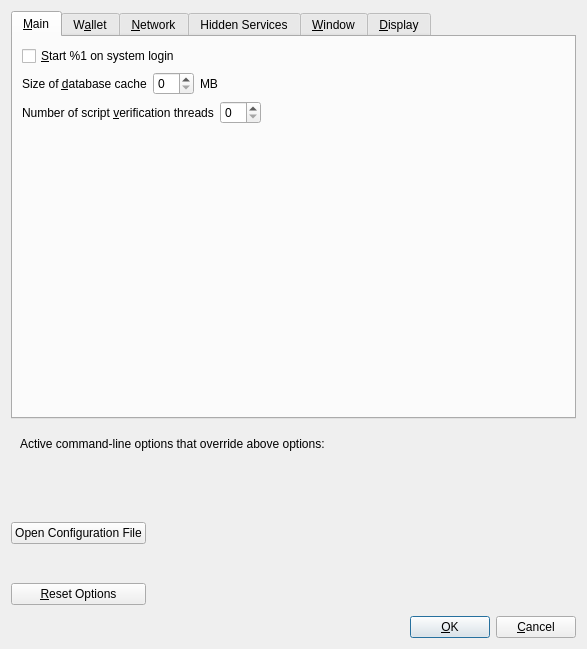
<?xml version="1.0" encoding="UTF-8"?>
<ui version="4.0">
 <class>OptionsDialog</class>
 <widget class="QDialog" name="OptionsDialog">
  <property name="geometry">
   <rect>
    <x>0</x>
    <y>0</y>
    <width>587</width>
    <height>649</height>
   </rect>
  </property>
  <property name="windowTitle">
   <string>Options</string>
  </property>
  <property name="modal">
   <bool>true</bool>
  </property>
  <layout class="QVBoxLayout" name="verticalLayout">
   <item>
    <widget class="QTabWidget" name="tabWidget">
     <property name="currentIndex">
      <number>0</number>
     </property>
     <widget class="QWidget" name="tabMain">
      <attribute name="title">
       <string>&amp;Main</string>
      </attribute>
      <layout class="QVBoxLayout" name="verticalLayout_Main">
       <item>
        <widget class="QCheckBox" name="komodoAtStartup">
         <property name="toolTip">
          <string>Automatically start %1 after logging in to the system.</string>
         </property>
         <property name="text">
          <string>&amp;Start %1 on system login</string>
         </property>
        </widget>
       </item>
       <item>
        <layout class="QHBoxLayout" name="horizontalLayout_2_Main">
         <item>
          <widget class="QLabel" name="databaseCacheLabel">
           <property name="text">
            <string>Size of &amp;database cache</string>
           </property>
           <property name="textFormat">
            <enum>Qt::PlainText</enum>
           </property>
           <property name="buddy">
            <cstring>databaseCache</cstring>
           </property>
          </widget>
         </item>
         <item>
          <widget class="QSpinBox" name="databaseCache"/>
         </item>
         <item>
          <widget class="QLabel" name="databaseCacheUnitLabel">
           <property name="text">
            <string>MB</string>
           </property>
           <property name="textFormat">
            <enum>Qt::PlainText</enum>
           </property>
          </widget>
         </item>
         <item>
          <spacer name="horizontalSpacer_2_Main">
           <property name="orientation">
            <enum>Qt::Horizontal</enum>
           </property>
           <property name="sizeHint" stdset="0">
            <size>
             <width>40</width>
             <height>20</height>
            </size>
           </property>
          </spacer>
         </item>
        </layout>
       </item>
       <item>
        <layout class="QHBoxLayout" name="horizontalLayout_3_Main">
         <item>
          <widget class="QLabel" name="threadsScriptVerifLabel">
           <property name="text">
            <string>Number of script &amp;verification threads</string>
           </property>
           <property name="textFormat">
            <enum>Qt::PlainText</enum>
           </property>
           <property name="buddy">
            <cstring>threadsScriptVerif</cstring>
           </property>
          </widget>
         </item>
         <item>
          <widget class="QSpinBox" name="threadsScriptVerif">
           <property name="toolTip">
            <string>(0 = auto, &lt;0 = leave that many cores free)</string>
           </property>
          </widget>
         </item>
         <item>
          <spacer name="horizontalSpacer_3_Main">
           <property name="orientation">
            <enum>Qt::Horizontal</enum>
           </property>
           <property name="sizeHint" stdset="0">
            <size>
             <width>40</width>
             <height>20</height>
            </size>
           </property>
          </spacer>
         </item>
        </layout>
       </item>
       <item>
        <spacer name="verticalSpacer_Main">
         <property name="orientation">
          <enum>Qt::Vertical</enum>
         </property>
         <property name="sizeHint" stdset="0">
          <size>
           <width>20</width>
           <height>40</height>
          </size>
         </property>
        </spacer>
       </item>
      </layout>
     </widget>
     <widget class="QWidget" name="tabWallet">
      <attribute name="title">
       <string>W&amp;allet</string>
      </attribute>
      <layout class="QVBoxLayout" name="verticalLayout_7">
       <item>
        <spacer name="verticalSpacer_3">
         <property name="orientation">
          <enum>Qt::Vertical</enum>
         </property>
         <property name="sizeHint" stdset="0">
          <size>
           <width>20</width>
           <height>14</height>
          </size>
         </property>
        </spacer>
       </item>
       <item>
        <widget class="QGroupBox" name="groupBox_3">
         <property name="minimumSize">
          <size>
           <width>0</width>
           <height>200</height>
          </size>
         </property>
         <property name="title">
          <string>Wallet Functions</string>
         </property>
         <layout class="QGridLayout" name="gridLayout_5">
          <item row="6" column="0">
           <widget class="QCheckBox" name="saplingConsolidationEnabled">
            <property name="toolTip">
             <string>Enable automatic creation of consolidation transactions to reduce walle size and number of active notes.</string>
            </property>
            <property name="text">
             <string>&amp;Enable Consolidation</string>
            </property>
           </widget>
          </item>
          <item row="4" column="0">
           <widget class="QCheckBox" name="enableHexEncoding">
            <property name="text">
             <string>Enable Hex Memos (valid hex strings will not be re-encoded)</string>
            </property>
           </widget>
          </item>
          <item row="0" column="0">
           <widget class="QCheckBox" name="enableOfflineSigning">
            <property name="toolTip">
             <string>Allow the creation and authorisation of transactions to be split. Authorisation occurrs on a machine that is not connected to the internet</string>
            </property>
            <property name="text">
             <string>Enable Offline Signing</string>
            </property>
           </widget>
          </item>
          <item row="5" column="0">
           <widget class="QCheckBox" name="enableDeleteTx">
            <property name="toolTip">
             <string>Enable or Disable DeleteTx</string>
            </property>
            <property name="text">
             <string>Enable deleteTx</string>
            </property>
           </widget>
          </item>
          <item row="1" column="0" colspan="2">
           <widget class="QFrame" name="frameOfflineSigning">
            <layout class="QGridLayout" name="gridLayout">
             <item row="0" column="1">
              <widget class="QRadioButton" name="rbOfflineSigning_Spend">
               <property name="toolTip">
                <string>This wallet acts as the online participant that creates the transaction. The (extended) viewing key of the spending address is required. Access to the blockchain is required via an internet connection.</string>
               </property>
               <property name="text">
                <string>Spend
(Online mode)</string>
               </property>
              </widget>
             </item>
             <item row="0" column="3">
              <spacer name="hsOfflineSigning2">
               <property name="orientation">
                <enum>Qt::Horizontal</enum>
               </property>
               <property name="sizeHint" stdset="0">
                <size>
                 <width>40</width>
                 <height>0</height>
                </size>
               </property>
              </spacer>
             </item>
             <item row="0" column="0">
              <spacer name="hsOfflineSigning1">
               <property name="orientation">
                <enum>Qt::Horizontal</enum>
               </property>
               <property name="sizeType">
                <enum>QSizePolicy::Fixed</enum>
               </property>
               <property name="sizeHint" stdset="0">
                <size>
                 <width>40</width>
                 <height>0</height>
                </size>
               </property>
              </spacer>
             </item>
             <item row="0" column="2">
              <widget class="QRadioButton" name="rbOfflineSigning_Sign">
               <property name="toolTip">
                <string>This wallet acts as the offline participant that signs the transaction. The (extended) spending key of the spending address is required. Access to the blockchain is not required.</string>
               </property>
               <property name="text">
                <string>Sign
(Offline mode)</string>
               </property>
              </widget>
             </item>
            </layout>
           </widget>
          </item>
         </layout>
        </widget>
       </item>
       <item>
        <spacer name="verticalSpacer_2">
         <property name="orientation">
          <enum>Qt::Vertical</enum>
         </property>
         <property name="sizeHint" stdset="0">
          <size>
           <width>20</width>
           <height>13</height>
          </size>
         </property>
        </spacer>
       </item>
       <item>
        <widget class="QGroupBox" name="groupBox_2">
         <property name="title">
          <string>Troubleshooting</string>
         </property>
         <layout class="QVBoxLayout" name="verticalLayout_3">
          <item>
           <widget class="QCheckBox" name="chkReindex">
            <property name="toolTip">
             <string>Reindex on restart</string>
            </property>
            <property name="text">
             <string>Reindex</string>
            </property>
           </widget>
          </item>
          <item>
           <widget class="QCheckBox" name="chkZapWalletTxes">
            <property name="toolTip">
             <string>Remove all wallet transaction and rescan the blockchain for all transactions.</string>
            </property>
            <property name="text">
             <string>Zap Wallet Transactions and Rescan</string>
            </property>
           </widget>
          </item>
          <item>
           <widget class="QCheckBox" name="chkBootstrap">
            <property name="toolTip">
             <string>Reset wallet data using the downloadable bootstrap.</string>
            </property>
            <property name="text">
             <string>Reindex and Rescan with bootstrap</string>
            </property>
           </widget>
          </item>
         </layout>
        </widget>
       </item>
       <item>
        <spacer name="verticalSpacer_4">
         <property name="orientation">
          <enum>Qt::Vertical</enum>
         </property>
         <property name="sizeHint" stdset="0">
          <size>
           <width>20</width>
           <height>14</height>
          </size>
         </property>
        </spacer>
       </item>
      </layout>
     </widget>
     <widget class="QWidget" name="tabNetwork">
      <attribute name="title">
       <string>&amp;Network</string>
      </attribute>
      <layout class="QVBoxLayout" name="verticalLayout_2">
       <item>
        <widget class="QCheckBox" name="requireTLS">
         <property name="toolTip">
          <string>Accept connections from outside.</string>
         </property>
         <property name="text">
          <string>Only connect to encrypted peers</string>
         </property>
        </widget>
       </item>
       <item>
        <widget class="QCheckBox" name="mapPortUpnp">
         <property name="toolTip">
          <string>Automatically open the ZDEEX client port on the router. This only works when your router supports UPnP and it is enabled.</string>
         </property>
         <property name="text">
          <string>Map port using &amp;UPnP</string>
         </property>
        </widget>
       </item>
       <item>
        <widget class="QCheckBox" name="allowIncoming">
         <property name="toolTip">
          <string>Accept connections from outside.</string>
         </property>
         <property name="text">
          <string>Allow incomin&amp;g connections</string>
         </property>
        </widget>
       </item>
       <item>
        <widget class="QCheckBox" name="Ipv4Disable">
         <property name="toolTip">
          <string>Disable ipv4 networks</string>
         </property>
         <property name="text">
          <string>Disable IPV4 networks</string>
         </property>
        </widget>
       </item>
       <item>
        <widget class="QCheckBox" name="Ipv6Disable">
         <property name="toolTip">
          <string>Disable ipv6 networks</string>
         </property>
         <property name="text">
          <string>Disable IPV6 networks</string>
         </property>
        </widget>
       </item>
       <item>
        <widget class="Line" name="line">
         <property name="orientation">
          <enum>Qt::Horizontal</enum>
         </property>
        </widget>
       </item>
       <item>
        <widget class="QCheckBox" name="connectSocks">
         <property name="toolTip">
          <string>Connect to the ZDEEX network through a SOCKS5 proxy.</string>
         </property>
         <property name="text">
          <string>&amp;Connect through SOCKS5 proxy (default proxy):</string>
         </property>
        </widget>
       </item>
       <item>
        <layout class="QHBoxLayout" name="horizontalLayout_2_Network">
         <item>
          <widget class="QLabel" name="proxyActiveNets">
           <property name="text">
            <string>Used for reaching peers via:</string>
           </property>
           <property name="textFormat">
            <enum>Qt::PlainText</enum>
           </property>
          </widget>
         </item>
         <item>
          <widget class="QCheckBox" name="proxyReachIPv4">
           <property name="enabled">
            <bool>false</bool>
           </property>
           <property name="toolTip">
            <string>Shows if the supplied default SOCKS5 proxy is used to reach peers via this network type.</string>
           </property>
           <property name="text">
            <string/>
           </property>
          </widget>
         </item>
         <item>
          <widget class="QLabel" name="proxyReachIPv4Label">
           <property name="text">
            <string>IPv4</string>
           </property>
           <property name="textFormat">
            <enum>Qt::PlainText</enum>
           </property>
          </widget>
         </item>
         <item>
          <widget class="QCheckBox" name="proxyReachIPv6">
           <property name="enabled">
            <bool>false</bool>
           </property>
           <property name="toolTip">
            <string>Shows if the supplied default SOCKS5 proxy is used to reach peers via this network type.</string>
           </property>
           <property name="text">
            <string/>
           </property>
          </widget>
         </item>
         <item>
          <widget class="QLabel" name="proxyReachIPv6Label">
           <property name="text">
            <string>IPv6</string>
           </property>
           <property name="textFormat">
            <enum>Qt::PlainText</enum>
           </property>
          </widget>
         </item>
         <item>
          <widget class="QCheckBox" name="proxyReachTor">
           <property name="enabled">
            <bool>false</bool>
           </property>
           <property name="toolTip">
            <string>Shows if the supplied default SOCKS5 proxy is used to reach peers via this network type.</string>
           </property>
           <property name="text">
            <string/>
           </property>
          </widget>
         </item>
         <item>
          <widget class="QLabel" name="proxyReachTorLabel">
           <property name="text">
            <string>Tor</string>
           </property>
           <property name="textFormat">
            <enum>Qt::PlainText</enum>
           </property>
          </widget>
         </item>
         <item>
          <spacer name="horizontalSpacer_2_Network">
           <property name="orientation">
            <enum>Qt::Horizontal</enum>
           </property>
           <property name="sizeHint" stdset="0">
            <size>
             <width>40</width>
             <height>20</height>
            </size>
           </property>
          </spacer>
         </item>
        </layout>
       </item>
       <item>
        <layout class="QHBoxLayout" name="horizontalLayout_1_Network">
         <item>
          <widget class="QLabel" name="proxyIpLabel">
           <property name="text">
            <string>Proxy &amp;IP:</string>
           </property>
           <property name="textFormat">
            <enum>Qt::PlainText</enum>
           </property>
           <property name="buddy">
            <cstring>proxyIp</cstring>
           </property>
          </widget>
         </item>
         <item>
          <widget class="QValidatedLineEdit" name="proxyIp">
           <property name="minimumSize">
            <size>
             <width>140</width>
             <height>0</height>
            </size>
           </property>
           <property name="maximumSize">
            <size>
             <width>140</width>
             <height>16777215</height>
            </size>
           </property>
           <property name="toolTip">
            <string>IP address of the proxy (e.g. IPv4: 127.0.0.1 / IPv6: ::1)</string>
           </property>
          </widget>
         </item>
         <item>
          <widget class="QLabel" name="proxyPortLabel">
           <property name="text">
            <string>&amp;Port:</string>
           </property>
           <property name="textFormat">
            <enum>Qt::PlainText</enum>
           </property>
           <property name="buddy">
            <cstring>proxyPort</cstring>
           </property>
          </widget>
         </item>
         <item>
          <widget class="QLineEdit" name="proxyPort">
           <property name="minimumSize">
            <size>
             <width>55</width>
             <height>0</height>
            </size>
           </property>
           <property name="maximumSize">
            <size>
             <width>55</width>
             <height>16777215</height>
            </size>
           </property>
           <property name="toolTip">
            <string>Port of the proxy (e.g. 9050)</string>
           </property>
          </widget>
         </item>
         <item>
          <spacer name="horizontalSpacer_1_Network">
           <property name="orientation">
            <enum>Qt::Horizontal</enum>
           </property>
           <property name="sizeHint" stdset="0">
            <size>
             <width>40</width>
             <height>20</height>
            </size>
           </property>
          </spacer>
         </item>
        </layout>
       </item>
       <item>
        <widget class="Line" name="line_4">
         <property name="orientation">
          <enum>Qt::Horizontal</enum>
         </property>
        </widget>
       </item>
       <item>
        <spacer name="verticalSpacer_Network">
         <property name="orientation">
          <enum>Qt::Vertical</enum>
         </property>
         <property name="sizeHint" stdset="0">
          <size>
           <width>20</width>
           <height>40</height>
          </size>
         </property>
        </spacer>
       </item>
      </layout>
     </widget>
     <widget class="QWidget" name="tab">
      <attribute name="title">
       <string>Hidden Services</string>
      </attribute>
      <layout class="QVBoxLayout" name="verticalLayout_5">
       <item>
        <widget class="QLabel" name="I2PHeading">
         <property name="font">
          <font>
           <pointsize>12</pointsize>
          </font>
         </property>
         <property name="text">
          <string>I2P Network Settings</string>
         </property>
        </widget>
       </item>
       <item>
        <widget class="QCheckBox" name="connectSocksI2P">
         <property name="toolTip">
          <string>Connect to the ZDEEX network through a SOCKS5 proxy.</string>
         </property>
         <property name="text">
          <string>&amp;Connect through I2P using SAM Proxy</string>
         </property>
        </widget>
       </item>
       <item>
        <widget class="QCheckBox" name="allowIncomingI2P">
         <property name="toolTip">
          <string>Accept I2P connections from outside.</string>
         </property>
         <property name="text">
          <string>Allow incomin&amp;g I2P connections</string>
         </property>
        </widget>
       </item>
       <item>
        <layout class="QHBoxLayout" name="horizontalLayout_3_Network_2">
         <item>
          <widget class="QLabel" name="proxyIpI2PLabel">
           <property name="text">
            <string>I2P SAM &amp;IP:</string>
           </property>
           <property name="textFormat">
            <enum>Qt::PlainText</enum>
           </property>
          </widget>
         </item>
         <item>
          <widget class="QValidatedLineEdit" name="proxyIpI2P">
           <property name="minimumSize">
            <size>
             <width>140</width>
             <height>0</height>
            </size>
           </property>
           <property name="maximumSize">
            <size>
             <width>140</width>
             <height>16777215</height>
            </size>
           </property>
           <property name="toolTip">
            <string>IP address of the proxy (e.g. IPv4: 127.0.0.1 / IPv6: ::1)</string>
           </property>
           <property name="placeholderText">
            <string>127.0.0.1</string>
           </property>
          </widget>
         </item>
         <item>
          <widget class="QLabel" name="proxyPortI2PLabel">
           <property name="text">
            <string>&amp;Port:</string>
           </property>
           <property name="textFormat">
            <enum>Qt::PlainText</enum>
           </property>
          </widget>
         </item>
         <item>
          <widget class="QLineEdit" name="proxyPortI2P">
           <property name="minimumSize">
            <size>
             <width>55</width>
             <height>0</height>
            </size>
           </property>
           <property name="maximumSize">
            <size>
             <width>55</width>
             <height>16777215</height>
            </size>
           </property>
           <property name="toolTip">
            <string>Port of the proxy (e.g. 7656)</string>
           </property>
           <property name="placeholderText">
            <string>7656</string>
           </property>
          </widget>
         </item>
         <item>
          <spacer name="horizontalSpacer_4_Network_2">
           <property name="orientation">
            <enum>Qt::Horizontal</enum>
           </property>
           <property name="sizeHint" stdset="0">
            <size>
             <width>40</width>
             <height>20</height>
            </size>
           </property>
          </spacer>
         </item>
        </layout>
       </item>
       <item>
        <spacer name="verticalSpacer_7">
         <property name="orientation">
          <enum>Qt::Vertical</enum>
         </property>
         <property name="sizeType">
          <enum>QSizePolicy::Minimum</enum>
         </property>
         <property name="sizeHint" stdset="0">
          <size>
           <width>20</width>
           <height>5</height>
          </size>
         </property>
        </spacer>
       </item>
       <item>
        <widget class="QLabel" name="i2pLink">
         <property name="text">
          <string>TextLabel</string>
         </property>
        </widget>
       </item>
       <item>
        <widget class="Line" name="line_2">
         <property name="orientation">
          <enum>Qt::Horizontal</enum>
         </property>
        </widget>
       </item>
       <item>
        <widget class="QLabel" name="TorHeading">
         <property name="font">
          <font>
           <pointsize>12</pointsize>
          </font>
         </property>
         <property name="text">
          <string>Tor Network Settings</string>
         </property>
        </widget>
       </item>
       <item>
        <widget class="QCheckBox" name="connectSocksTor">
         <property name="toolTip">
          <string>Connect to the ZDEEX network through a separate proxy for Tor hidden services.</string>
         </property>
         <property name="text">
          <string>Use separate proxy to reach peers via Tor hidden services:</string>
         </property>
        </widget>
       </item>
       <item>
        <layout class="QHBoxLayout" name="horizontalLayout_3_Network">
         <item>
          <widget class="QLabel" name="proxyIpTorLabel">
           <property name="text">
            <string>Tor Proxy &amp;IP:</string>
           </property>
           <property name="textFormat">
            <enum>Qt::PlainText</enum>
           </property>
           <property name="buddy">
            <cstring>proxyIpTor</cstring>
           </property>
          </widget>
         </item>
         <item>
          <widget class="QValidatedLineEdit" name="proxyIpTor">
           <property name="minimumSize">
            <size>
             <width>140</width>
             <height>0</height>
            </size>
           </property>
           <property name="maximumSize">
            <size>
             <width>140</width>
             <height>16777215</height>
            </size>
           </property>
           <property name="toolTip">
            <string>IP address of the proxy (e.g. IPv4: 127.0.0.1 / IPv6: ::1)</string>
           </property>
           <property name="placeholderText">
            <string>127.0.0.1</string>
           </property>
          </widget>
         </item>
         <item>
          <widget class="QLabel" name="proxyPortTorLabel">
           <property name="text">
            <string>&amp;Port:</string>
           </property>
           <property name="textFormat">
            <enum>Qt::PlainText</enum>
           </property>
           <property name="buddy">
            <cstring>proxyPortTor</cstring>
           </property>
          </widget>
         </item>
         <item>
          <widget class="QLineEdit" name="proxyPortTor">
           <property name="minimumSize">
            <size>
             <width>55</width>
             <height>0</height>
            </size>
           </property>
           <property name="maximumSize">
            <size>
             <width>55</width>
             <height>16777215</height>
            </size>
           </property>
           <property name="toolTip">
            <string>Port of the proxy (e.g. 9050)</string>
           </property>
           <property name="placeholderText">
            <string>9050</string>
           </property>
          </widget>
         </item>
         <item>
          <spacer name="horizontalSpacer_4_Network">
           <property name="orientation">
            <enum>Qt::Horizontal</enum>
           </property>
           <property name="sizeHint" stdset="0">
            <size>
             <width>40</width>
             <height>20</height>
            </size>
           </property>
          </spacer>
         </item>
        </layout>
       </item>
       <item>
        <layout class="QHBoxLayout" name="horizontalLayout_3_Network_3">
         <item>
          <widget class="QLabel" name="controlIpTorLabel">
           <property name="text">
            <string>Tor Control &amp;IP:</string>
           </property>
           <property name="textFormat">
            <enum>Qt::PlainText</enum>
           </property>
           <property name="buddy">
            <cstring>proxyIpTor</cstring>
           </property>
          </widget>
         </item>
         <item>
          <widget class="QValidatedLineEdit" name="controlIpTor">
           <property name="minimumSize">
            <size>
             <width>140</width>
             <height>0</height>
            </size>
           </property>
           <property name="maximumSize">
            <size>
             <width>140</width>
             <height>16777215</height>
            </size>
           </property>
           <property name="toolTip">
            <string>IP address of the control (e.g. IPv4: 127.0.0.1 / IPv6: ::1)</string>
           </property>
           <property name="placeholderText">
            <string>127.0.0.1</string>
           </property>
          </widget>
         </item>
         <item>
          <widget class="QLabel" name="controlPortTorLabel">
           <property name="text">
            <string>&amp;Port:</string>
           </property>
           <property name="textFormat">
            <enum>Qt::PlainText</enum>
           </property>
           <property name="buddy">
            <cstring>proxyPortTor</cstring>
           </property>
          </widget>
         </item>
         <item>
          <widget class="QLineEdit" name="controlPortTor">
           <property name="minimumSize">
            <size>
             <width>55</width>
             <height>0</height>
            </size>
           </property>
           <property name="maximumSize">
            <size>
             <width>55</width>
             <height>16777215</height>
            </size>
           </property>
           <property name="toolTip">
            <string>Port of the tor control (e.g. 9051)</string>
           </property>
           <property name="placeholderText">
            <string>9051</string>
           </property>
          </widget>
         </item>
         <item>
          <spacer name="horizontalSpacer_4_Network_3">
           <property name="orientation">
            <enum>Qt::Horizontal</enum>
           </property>
           <property name="sizeHint" stdset="0">
            <size>
             <width>40</width>
             <height>20</height>
            </size>
           </property>
          </spacer>
         </item>
        </layout>
       </item>
       <item>
        <layout class="QHBoxLayout" name="horizontalLayout_3_Network_4">
         <item>
          <widget class="QLabel" name="controlPasswordTorLabel">
           <property name="text">
            <string>Tor Control Password:</string>
           </property>
           <property name="textFormat">
            <enum>Qt::PlainText</enum>
           </property>
           <property name="buddy">
            <cstring></cstring>
           </property>
          </widget>
         </item>
         <item>
          <widget class="QValidatedLineEdit" name="controlPasswordTor">
           <property name="minimumSize">
            <size>
             <width>140</width>
             <height>0</height>
            </size>
           </property>
           <property name="maximumSize">
            <size>
             <width>140</width>
             <height>16777215</height>
            </size>
           </property>
           <property name="toolTip">
            <string>Tor control port password</string>
           </property>
           <property name="inputMask">
            <string/>
           </property>
           <property name="echoMode">
            <enum>QLineEdit::Password</enum>
           </property>
           <property name="placeholderText">
            <string/>
           </property>
          </widget>
         </item>
         <item>
          <spacer name="horizontalSpacer_4_Network_4">
           <property name="orientation">
            <enum>Qt::Horizontal</enum>
           </property>
           <property name="sizeHint" stdset="0">
            <size>
             <width>40</width>
             <height>20</height>
            </size>
           </property>
          </spacer>
         </item>
        </layout>
       </item>
       <item>
        <spacer name="verticalSpacer_6">
         <property name="orientation">
          <enum>Qt::Vertical</enum>
         </property>
         <property name="sizeType">
          <enum>QSizePolicy::Minimum</enum>
         </property>
         <property name="sizeHint" stdset="0">
          <size>
           <width>20</width>
           <height>5</height>
          </size>
         </property>
        </spacer>
       </item>
       <item>
        <widget class="QLabel" name="torLink">
         <property name="text">
          <string>TextLabel</string>
         </property>
        </widget>
       </item>
       <item>
        <spacer name="verticalSpacer_5">
         <property name="orientation">
          <enum>Qt::Vertical</enum>
         </property>
         <property name="sizeHint" stdset="0">
          <size>
           <width>20</width>
           <height>56</height>
          </size>
         </property>
        </spacer>
       </item>
      </layout>
     </widget>
     <widget class="QWidget" name="tabWindow">
      <attribute name="title">
       <string>&amp;Window</string>
      </attribute>
      <layout class="QVBoxLayout" name="verticalLayout_Window">
       <item>
        <widget class="QCheckBox" name="hideTrayIcon">
         <property name="toolTip">
          <string>Hide the icon from the system tray.</string>
         </property>
         <property name="text">
          <string>&amp;Hide tray icon</string>
         </property>
        </widget>
       </item>
       <item>
        <widget class="QCheckBox" name="minimizeToTray">
         <property name="toolTip">
          <string>Show only a tray icon after minimizing the window.</string>
         </property>
         <property name="text">
          <string>&amp;Minimize to the tray instead of the taskbar</string>
         </property>
        </widget>
       </item>
       <item>
        <widget class="QCheckBox" name="minimizeOnClose">
         <property name="toolTip">
          <string>Minimize instead of exit the application when the window is closed. When this option is enabled, the application will be closed only after selecting Exit in the menu.</string>
         </property>
         <property name="text">
          <string>M&amp;inimize on close</string>
         </property>
        </widget>
       </item>
       <item>
        <spacer name="verticalSpacer_Window">
         <property name="orientation">
          <enum>Qt::Vertical</enum>
         </property>
         <property name="sizeHint" stdset="0">
          <size>
           <width>20</width>
           <height>40</height>
          </size>
         </property>
        </spacer>
       </item>
      </layout>
     </widget>
     <widget class="QWidget" name="tabDisplay">
      <attribute name="title">
       <string>&amp;Display</string>
      </attribute>
      <layout class="QVBoxLayout" name="verticalLayout_6">
       <item>
        <layout class="QHBoxLayout" name="horizontalLayout_4_Display">
         <item>
          <widget class="QLabel" name="themeLabel">
           <property name="text">
            <string>Wallet Theme</string>
           </property>
           <property name="textFormat">
            <enum>Qt::PlainText</enum>
           </property>
           <property name="buddy">
            <cstring>theme</cstring>
           </property>
          </widget>
         </item>
         <item>
          <widget class="QValueComboBox" name="theme">
           <property name="toolTip">
            <string>The user interface theme can be set here</string>
           </property>
          </widget>
         </item>
        </layout>
       </item>
       <item>
        <layout class="QHBoxLayout" name="horizontalLayout_1_Display">
         <item>
          <widget class="QLabel" name="langLabel">
           <property name="text">
            <string>User Interface &amp;language:</string>
           </property>
           <property name="textFormat">
            <enum>Qt::PlainText</enum>
           </property>
           <property name="buddy">
            <cstring>lang</cstring>
           </property>
          </widget>
         </item>
         <item>
          <widget class="QValueComboBox" name="lang">
           <property name="toolTip">
            <string>The user interface language can be set here. This setting will take effect after restarting %1.</string>
           </property>
          </widget>
         </item>
        </layout>
       </item>
       <item>
        <layout class="QHBoxLayout" name="horizontalLayout_2_Display">
         <item>
          <widget class="QLabel" name="unitLabel">
           <property name="text">
            <string>&amp;Unit to show amounts in:</string>
           </property>
           <property name="textFormat">
            <enum>Qt::PlainText</enum>
           </property>
           <property name="buddy">
            <cstring>unit</cstring>
           </property>
          </widget>
         </item>
         <item>
          <widget class="QValueComboBox" name="unit">
           <property name="toolTip">
            <string>Choose the default subdivision unit to show in the interface and when sending coins.</string>
           </property>
          </widget>
         </item>
        </layout>
       </item>
       <item>
        <layout class="QHBoxLayout" name="horizontalLayout_3_Display">
         <item>
          <widget class="QLabel" name="thirdPartyTxUrlsLabel">
           <property name="toolTip">
            <string>Third party URLs (e.g. a block explorer) that appear in the transactions tab as context menu items. %s in the URL is replaced by transaction hash. Multiple URLs are separated by vertical bar |.</string>
           </property>
           <property name="text">
            <string>&amp;Third party transaction URLs</string>
           </property>
           <property name="buddy">
            <cstring>thirdPartyTxUrls</cstring>
           </property>
          </widget>
         </item>
         <item>
          <widget class="QLineEdit" name="thirdPartyTxUrls">
           <property name="toolTip">
            <string>Third party URLs (e.g. a block explorer) that appear in the transactions tab as context menu items. %s in the URL is replaced by transaction hash. Multiple URLs are separated by vertical bar |.</string>
           </property>
          </widget>
         </item>
        </layout>
       </item>
       <item>
        <spacer name="verticalSpacer_Display">
         <property name="orientation">
          <enum>Qt::Vertical</enum>
         </property>
         <property name="sizeHint" stdset="0">
          <size>
           <width>20</width>
           <height>40</height>
          </size>
         </property>
        </spacer>
       </item>
      </layout>
     </widget>
    </widget>
   </item>
   <item>
    <widget class="QFrame" name="frame">
     <layout class="QVBoxLayout" name="verticalLayout_Bottom">
      <item>
       <layout class="QHBoxLayout" name="horizontalLayout_Bottom">
        <item>
         <widget class="QLabel" name="overriddenByCommandLineInfoLabel">
          <property name="text">
           <string>Active command-line options that override above options:</string>
          </property>
          <property name="textFormat">
           <enum>Qt::PlainText</enum>
          </property>
         </widget>
        </item>
        <item>
         <spacer name="horizontalSpacer_Bottom">
          <property name="orientation">
           <enum>Qt::Horizontal</enum>
          </property>
          <property name="sizeHint" stdset="0">
           <size>
            <width>40</width>
            <height>20</height>
           </size>
          </property>
         </spacer>
        </item>
       </layout>
      </item>
      <item>
       <widget class="QLabel" name="overriddenByCommandLineLabel">
        <property name="text">
         <string/>
        </property>
        <property name="textFormat">
         <enum>Qt::PlainText</enum>
        </property>
        <property name="wordWrap">
         <bool>true</bool>
        </property>
       </widget>
      </item>
     </layout>
    </widget>
   </item>
   <item>
    <layout class="QHBoxLayout" name="horizontalLayout_Buttons">
     <item>
      <layout class="QVBoxLayout" name="verticalLayout_Buttons">
       <item>
        <widget class="QPushButton" name="openKomodoConfButton">
         <property name="toolTip">
          <string>Open the %1 configuration file from the working directory.</string>
         </property>
         <property name="text">
          <string>Open Configuration File</string>
         </property>
         <property name="autoDefault">
          <bool>false</bool>
         </property>
        </widget>
       </item>
       <item>
        <widget class="QPushButton" name="resetButton">
         <property name="toolTip">
          <string>Reset all client options to default.</string>
         </property>
         <property name="text">
          <string>&amp;Reset Options</string>
         </property>
         <property name="autoDefault">
          <bool>false</bool>
         </property>
        </widget>
       </item>
      </layout>
     </item>
     <item>
      <spacer name="horizontalSpacer_1">
       <property name="orientation">
        <enum>Qt::Horizontal</enum>
       </property>
       <property name="sizeHint" stdset="0">
        <size>
         <width>40</width>
         <height>48</height>
        </size>
       </property>
      </spacer>
     </item>
     <item>
      <widget class="QLabel" name="statusLabel">
       <property name="minimumSize">
        <size>
         <width>200</width>
         <height>0</height>
        </size>
       </property>
       <property name="font">
        <font>
         <weight>75</weight>
         <bold>true</bold>
        </font>
       </property>
       <property name="text">
        <string/>
       </property>
       <property name="textFormat">
        <enum>Qt::PlainText</enum>
       </property>
       <property name="wordWrap">
        <bool>true</bool>
       </property>
      </widget>
     </item>
     <item>
      <spacer name="horizontalSpacer_2">
       <property name="orientation">
        <enum>Qt::Horizontal</enum>
       </property>
       <property name="sizeHint" stdset="0">
        <size>
         <width>40</width>
         <height>48</height>
        </size>
       </property>
      </spacer>
     </item>
     <item>
      <layout class="QVBoxLayout" name="verticalLayout_4">
       <item>
        <spacer name="verticalSpacer">
         <property name="orientation">
          <enum>Qt::Vertical</enum>
         </property>
         <property name="sizeHint" stdset="0">
          <size>
           <width>20</width>
           <height>40</height>
          </size>
         </property>
        </spacer>
       </item>
       <item>
        <layout class="QHBoxLayout" name="horizontalLayout">
         <item>
          <widget class="QPushButton" name="okButton">
           <property name="text">
            <string>&amp;OK</string>
           </property>
           <property name="autoDefault">
            <bool>false</bool>
           </property>
           <property name="default">
            <bool>true</bool>
           </property>
          </widget>
         </item>
         <item>
          <widget class="QPushButton" name="cancelButton">
           <property name="text">
            <string>&amp;Cancel</string>
           </property>
           <property name="autoDefault">
            <bool>false</bool>
           </property>
          </widget>
         </item>
        </layout>
       </item>
      </layout>
     </item>
    </layout>
   </item>
  </layout>
 </widget>
 <customwidgets>
  <customwidget>
   <class>QValidatedLineEdit</class>
   <extends>QLineEdit</extends>
   <header>qvalidatedlineedit.h</header>
  </customwidget>
  <customwidget>
   <class>QValueComboBox</class>
   <extends>QComboBox</extends>
   <header>qvaluecombobox.h</header>
  </customwidget>
 </customwidgets>
 <resources/>
 <connections/>
</ui>
